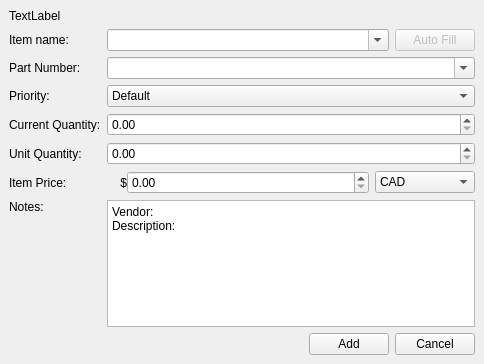
<?xml version="1.0" encoding="UTF-8"?>
<ui version="4.0">
 <class>Form</class>
 <widget class="QDialog" name="Form">
  <property name="geometry">
   <rect>
    <x>0</x>
    <y>0</y>
    <width>484</width>
    <height>364</height>
   </rect>
  </property>
  <property name="windowTitle">
   <string>Form</string>
  </property>
  <layout class="QHBoxLayout" name="horizontalLayout">
   <property name="spacing">
    <number>0</number>
   </property>
   <property name="leftMargin">
    <number>0</number>
   </property>
   <property name="topMargin">
    <number>0</number>
   </property>
   <property name="rightMargin">
    <number>0</number>
   </property>
   <property name="bottomMargin">
    <number>0</number>
   </property>
   <item>
    <widget class="QWidget" name="widget" native="true">
     <property name="contextMenuPolicy">
      <enum>Qt::ContextMenuPolicy::ActionsContextMenu</enum>
     </property>
     <property name="autoFillBackground">
      <bool>false</bool>
     </property>
     <property name="styleSheet">
      <string notr="true"/>
     </property>
     <layout class="QVBoxLayout" name="verticalLayout_3" stretch="0">
      <property name="leftMargin">
       <number>0</number>
      </property>
      <property name="topMargin">
       <number>0</number>
      </property>
      <property name="rightMargin">
       <number>0</number>
      </property>
      <property name="bottomMargin">
       <number>0</number>
      </property>
      <item>
       <layout class="QVBoxLayout" name="verticalLayout">
        <property name="leftMargin">
         <number>9</number>
        </property>
        <property name="topMargin">
         <number>9</number>
        </property>
        <property name="rightMargin">
         <number>9</number>
        </property>
        <property name="bottomMargin">
         <number>9</number>
        </property>
        <item>
         <widget class="QLabel" name="lblMessage">
          <property name="sizePolicy">
           <sizepolicy hsizetype="Preferred" vsizetype="Minimum">
            <horstretch>0</horstretch>
            <verstretch>0</verstretch>
           </sizepolicy>
          </property>
          <property name="text">
           <string>TextLabel</string>
          </property>
          <property name="alignment">
           <set>Qt::AlignmentFlag::AlignLeading|Qt::AlignmentFlag::AlignLeft|Qt::AlignmentFlag::AlignTop</set>
          </property>
          <property name="wordWrap">
           <bool>true</bool>
          </property>
         </widget>
        </item>
        <item>
         <layout class="QGridLayout" name="gridLayout">
          <item row="0" column="0">
           <widget class="QLabel" name="label">
            <property name="text">
             <string>Item name:</string>
            </property>
            <property name="alignment">
             <set>Qt::AlignmentFlag::AlignLeading|Qt::AlignmentFlag::AlignLeft|Qt::AlignmentFlag::AlignVCenter</set>
            </property>
            <property name="buddy">
             <cstring>lineEdit_name</cstring>
            </property>
           </widget>
          </item>
          <item row="2" column="0">
           <widget class="QLabel" name="label_2">
            <property name="text">
             <string>Priority:</string>
            </property>
            <property name="alignment">
             <set>Qt::AlignmentFlag::AlignLeading|Qt::AlignmentFlag::AlignLeft|Qt::AlignmentFlag::AlignVCenter</set>
            </property>
            <property name="buddy">
             <cstring>comboBox_priority</cstring>
            </property>
           </widget>
          </item>
          <item row="5" column="3">
           <layout class="QHBoxLayout" name="horizontalLayout_3" stretch="0,0,0,0">
            <property name="spacing">
             <number>0</number>
            </property>
            <item>
             <widget class="QLabel" name="label_9">
              <property name="maximumSize">
               <size>
                <width>20</width>
                <height>16777215</height>
               </size>
              </property>
              <property name="font">
               <font>
                <pointsize>9</pointsize>
               </font>
              </property>
              <property name="text">
               <string>$</string>
              </property>
              <property name="alignment">
               <set>Qt::AlignmentFlag::AlignRight|Qt::AlignmentFlag::AlignTrailing|Qt::AlignmentFlag::AlignVCenter</set>
              </property>
             </widget>
            </item>
            <item>
             <widget class="QDoubleSpinBox" name="doubleSpinBox_price">
              <property name="specialValueText">
               <string/>
              </property>
              <property name="accelerated">
               <bool>true</bool>
              </property>
              <property name="showGroupSeparator" stdset="0">
               <bool>false</bool>
              </property>
              <property name="prefix">
               <string/>
              </property>
              <property name="suffix">
               <string/>
              </property>
              <property name="maximum">
               <double>999999999.000000000000000</double>
              </property>
             </widget>
            </item>
            <item>
             <spacer name="horizontalSpacer">
              <property name="orientation">
               <enum>Qt::Orientation::Horizontal</enum>
              </property>
              <property name="sizeType">
               <enum>QSizePolicy::Policy::Fixed</enum>
              </property>
              <property name="sizeHint" stdset="0">
               <size>
                <width>6</width>
                <height>20</height>
               </size>
              </property>
             </spacer>
            </item>
            <item>
             <widget class="QComboBox" name="comboBox_exchange_price">
              <property name="sizePolicy">
               <sizepolicy hsizetype="Fixed" vsizetype="Fixed">
                <horstretch>0</horstretch>
                <verstretch>0</verstretch>
               </sizepolicy>
              </property>
              <property name="minimumSize">
               <size>
                <width>100</width>
                <height>0</height>
               </size>
              </property>
              <property name="maximumSize">
               <size>
                <width>16777215</width>
                <height>16777215</height>
               </size>
              </property>
              <property name="currentText">
               <string>CAD</string>
              </property>
              <item>
               <property name="text">
                <string>CAD</string>
               </property>
              </item>
              <item>
               <property name="text">
                <string>USD</string>
               </property>
              </item>
             </widget>
            </item>
           </layout>
          </item>
          <item row="1" column="0">
           <widget class="QLabel" name="label_6">
            <property name="text">
             <string>Part Number:</string>
            </property>
            <property name="buddy">
             <cstring>lineEdit_part_number</cstring>
            </property>
           </widget>
          </item>
          <item row="4" column="0">
           <widget class="QLabel" name="label_3">
            <property name="text">
             <string>Unit Quantity:</string>
            </property>
            <property name="alignment">
             <set>Qt::AlignmentFlag::AlignLeading|Qt::AlignmentFlag::AlignLeft|Qt::AlignmentFlag::AlignVCenter</set>
            </property>
            <property name="buddy">
             <cstring>doubleSpinBox_unit_quantity</cstring>
            </property>
           </widget>
          </item>
          <item row="2" column="3">
           <widget class="QComboBox" name="comboBox_priority">
            <property name="editable">
             <bool>false</bool>
            </property>
            <item>
             <property name="text">
              <string>Default</string>
             </property>
            </item>
            <item>
             <property name="text">
              <string>Low</string>
             </property>
            </item>
            <item>
             <property name="text">
              <string>Medium</string>
             </property>
            </item>
            <item>
             <property name="text">
              <string>High</string>
             </property>
            </item>
           </widget>
          </item>
          <item row="0" column="3">
           <layout class="QHBoxLayout" name="horizontalLayout_5" stretch="1,0">
            <item>
             <widget class="QComboBox" name="lineEdit_name">
              <property name="editable">
               <bool>true</bool>
              </property>
             </widget>
            </item>
            <item>
             <widget class="QPushButton" name="pushButton_autofill">
              <property name="enabled">
               <bool>false</bool>
              </property>
              <property name="text">
               <string>Auto Fill</string>
              </property>
             </widget>
            </item>
           </layout>
          </item>
          <item row="4" column="3">
           <widget class="QDoubleSpinBox" name="doubleSpinBox_unit_quantity">
            <property name="accelerated">
             <bool>true</bool>
            </property>
            <property name="maximum">
             <double>999999999.990000009536743</double>
            </property>
           </widget>
          </item>
          <item row="3" column="3">
           <widget class="QDoubleSpinBox" name="spinBox_current_quantity">
            <property name="maximum">
             <double>999999999.000000000000000</double>
            </property>
           </widget>
          </item>
          <item row="6" column="3">
           <widget class="QPlainTextEdit" name="plainTextEdit_notes">
            <property name="tabChangesFocus">
             <bool>true</bool>
            </property>
            <property name="documentTitle">
             <string/>
            </property>
            <property name="plainText">
             <string>Vendor: 
Description: </string>
            </property>
            <property name="backgroundVisible">
             <bool>false</bool>
            </property>
            <property name="centerOnScroll">
             <bool>false</bool>
            </property>
            <property name="placeholderText">
             <string>Notes...</string>
            </property>
           </widget>
          </item>
          <item row="6" column="0">
           <widget class="QLabel" name="label_4">
            <property name="text">
             <string>Notes:</string>
            </property>
            <property name="alignment">
             <set>Qt::AlignmentFlag::AlignLeading|Qt::AlignmentFlag::AlignLeft|Qt::AlignmentFlag::AlignTop</set>
            </property>
            <property name="buddy">
             <cstring>plainTextEdit_notes</cstring>
            </property>
           </widget>
          </item>
          <item row="5" column="0">
           <widget class="QLabel" name="label_5">
            <property name="text">
             <string>Item Price:</string>
            </property>
            <property name="alignment">
             <set>Qt::AlignmentFlag::AlignLeading|Qt::AlignmentFlag::AlignLeft|Qt::AlignmentFlag::AlignVCenter</set>
            </property>
            <property name="buddy">
             <cstring>doubleSpinBox_price</cstring>
            </property>
           </widget>
          </item>
          <item row="1" column="3">
           <widget class="QComboBox" name="lineEdit_part_number">
            <property name="editable">
             <bool>true</bool>
            </property>
           </widget>
          </item>
          <item row="3" column="0">
           <widget class="QLabel" name="label_7">
            <property name="text">
             <string>Current Quantity:</string>
            </property>
            <property name="buddy">
             <cstring>spinBox_current_quantity</cstring>
            </property>
           </widget>
          </item>
         </layout>
        </item>
        <item>
         <layout class="QHBoxLayout" name="buttonsLayout">
          <item>
           <spacer name="horizontalSpacer_2">
            <property name="orientation">
             <enum>Qt::Orientation::Horizontal</enum>
            </property>
            <property name="sizeHint" stdset="0">
             <size>
              <width>40</width>
              <height>20</height>
             </size>
            </property>
           </spacer>
          </item>
          <item>
           <widget class="QPushButton" name="pushButton_add">
            <property name="maximumSize">
             <size>
              <width>16777215</width>
              <height>16777215</height>
             </size>
            </property>
            <property name="text">
             <string>Add</string>
            </property>
           </widget>
          </item>
          <item>
           <widget class="QPushButton" name="pushButton_cancel">
            <property name="maximumSize">
             <size>
              <width>16777215</width>
              <height>16777215</height>
             </size>
            </property>
            <property name="text">
             <string>Cancel</string>
            </property>
           </widget>
          </item>
         </layout>
        </item>
       </layout>
      </item>
     </layout>
    </widget>
   </item>
  </layout>
 </widget>
 <tabstops>
  <tabstop>lineEdit_name</tabstop>
  <tabstop>pushButton_autofill</tabstop>
  <tabstop>lineEdit_part_number</tabstop>
  <tabstop>comboBox_priority</tabstop>
  <tabstop>spinBox_current_quantity</tabstop>
  <tabstop>doubleSpinBox_unit_quantity</tabstop>
  <tabstop>doubleSpinBox_price</tabstop>
  <tabstop>comboBox_exchange_price</tabstop>
  <tabstop>plainTextEdit_notes</tabstop>
 </tabstops>
 <resources/>
 <connections/>
</ui>
